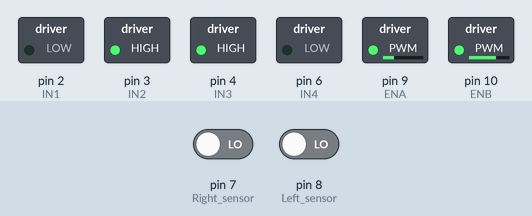
Bench run of a sketch on a simulated Arduino Uno, built with avr-gcc and run on an emulated ATmega328P. On the bench: switched loads named in the sketch (green lamp = pin HIGH). The inputs (shaded band) are chosen by the test bench; at power-on: pin 7 (Right_sensor) LOW, pin 8 (Left_sensor) LOW.

Above: at 1.2 s.
1.3 s: pin 7 (Right_sensor) driven HIGH
4.3 s: pin 8 (Left_sensor) driven HIGH
At 5.2 s:
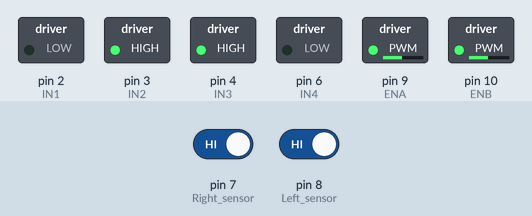
5.8 s: pin 8 (Left_sensor) driven LOW
At 6.3 s:
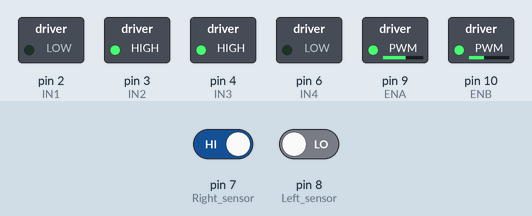
Timing chart, 0 to 8.8 s (numbered marks = the images above; inputs shaded):
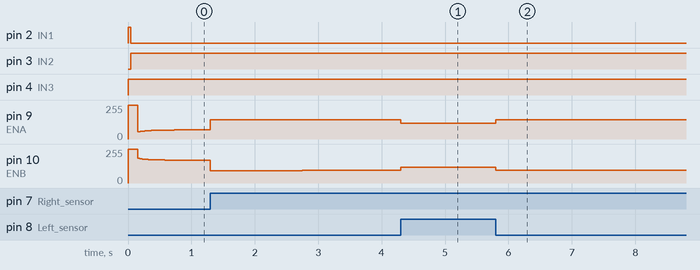

Measured:
- after the input at 4.3 s, pin 9 (ENA): 144/255 → 119/255 at once; pin 10 (ENB): 95/255 → 120/255 at once
- after the input at 5.8 s, pin 9 (ENA): 119/255 → 144/255 at once; pin 10 (ENB): 120/255 → 95/255 at once

The sketch:

line_following_robot_v2.ino
```cpp
#define KP 24
#define KD 2.9
#define BASE 120

// Swag values (KP, KD, BASE)
// 1: 12, 1.5, 75
// 2: 15, 1.3, 85
// 3: 20, 2.5, 105
// 4: 24, 2.9, 120 (Only just works)

// Values slow: 15 10 70

const int LEFT_BIAS = 0;

bool parseLong(const char *input, long &result) {
  char *end;
  result = strtol(input, &end, 10);

  return end != input && *end == '\0';
}

void setMotors(int left, int right) {
  if (left < 0) {
    digitalWrite(3, 0);
    digitalWrite(2, 1);
  } else if (left == 0) {
    digitalWrite(3, 0);
    digitalWrite(2, 0);
  } else {
    digitalWrite(3, 1);
    digitalWrite(2, 0);
  }

  if (right < 0) {
    digitalWrite(4, 0);
    digitalWrite(6, 1);
  } else if (right == 0) {
    digitalWrite(4, 0);
    digitalWrite(6, 0);
  } else {
    digitalWrite(4, 1);
    digitalWrite(6, 0);
  }

  analogWrite(9, min(abs(left) + LEFT_BIAS, 255));
  analogWrite(10, min(abs(right) - LEFT_BIAS, 255));
}

void setup() {
  // put your setup code here, to run once:
  Serial.begin(115200);
  pinMode(9, OUTPUT);   //ENA
  pinMode(2, OUTPUT);   //IN1
  pinMode(3, OUTPUT);   //IN2
  pinMode(4, OUTPUT);   //IN3
  pinMode(6, OUTPUT);   //IN4
  pinMode(10, OUTPUT);  //ENB

  pinMode(8, INPUT);  // Left sensor (1=black)
  pinMode(7, INPUT);  // Right sensor (1=black)

  setMotors(0, 0);
}


// call every control tick; level = -2..+2, now in microseconds
static int   lastLevel = 0, lastDir = 0;
static uint32_t tEnter = 0;
static float levelRate = 0, rateOut = 0;   // levels per second

float update_rate(int level, uint32_t now) {
    if (level != lastLevel) {
        float dwell = (now - tEnter) * 1e-6f;
        int   dir   = (level > lastLevel) ? 1 : -1;
        if (dir == lastDir || lastDir == 0)
            levelRate = (level - lastLevel) / dwell;   // full level crossed
        else
            levelRate = dir * fabsf(rateOut);          // reversal: flip sign
        lastDir = dir; lastLevel = level; tEnter = now;
    }
    float tSince = fmaxf((now - tEnter) * 1e-6f, 1e-3f);
    float cap = 1.0f / tSince;
    rateOut = (fabsf(levelRate) > cap) ? copysignf(cap, levelRate) : levelRate; // Ensure "levelRate" is less than or equal to "cap"
    return rateOut;
}

// output = Kp * level + Kd * update_rate(level, micros());


char message[20];

int error = 0, prevError = 0;     // prevError = last *different* error
int lastSide = -1;

void loop() {
  bool L = digitalRead(8), R = digitalRead(7);
  int e;
  if (L && R)      e = 0;
  else if (L)      { e = -1; lastSide = -1; }
  else if (R)      { e = +1; lastSide = +1; }
  else             e = 2 * lastSide;          // lost: assume it's past the last side seen

  unsigned long now = micros();
  if (e != error) { prevError = error; error = e; }

  float d = update_rate(e, now);
  // Serial.print("New rate: "); Serial.print(d); Serial.println("");

  float steer = KP * error + KD * d;
  setMotors(static_cast<int>(BASE + steer), static_cast<int>(BASE - steer));       // clamp to motor limits

}
```
